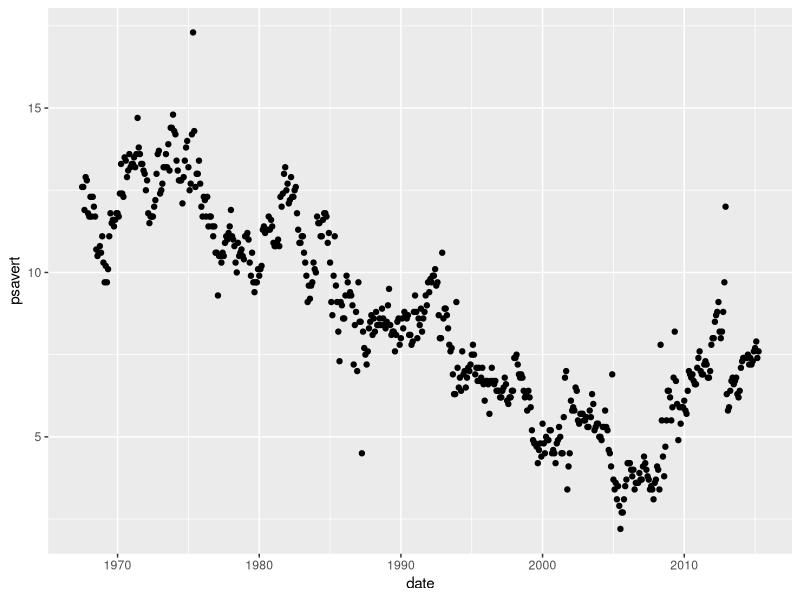
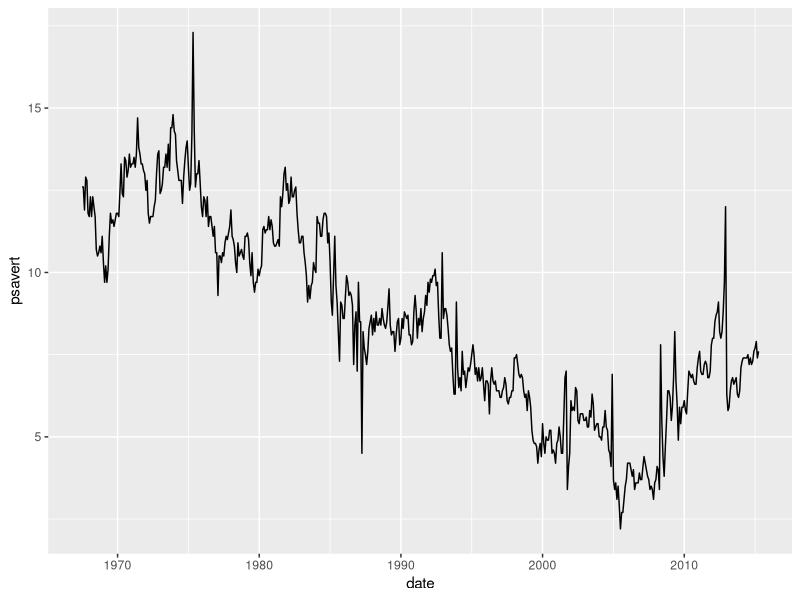
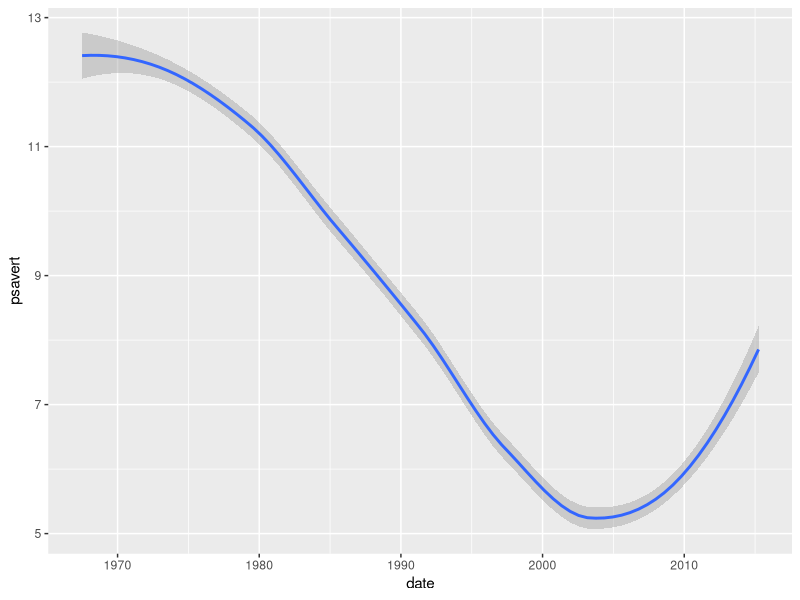
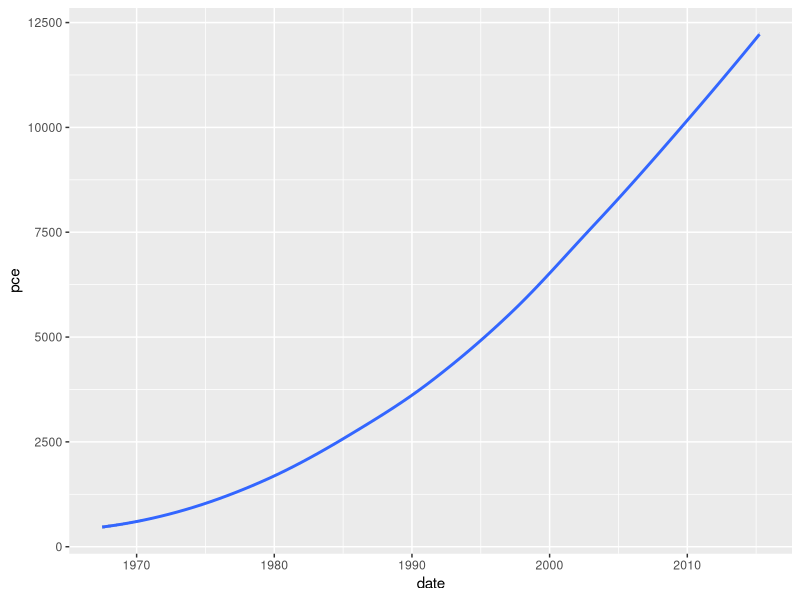
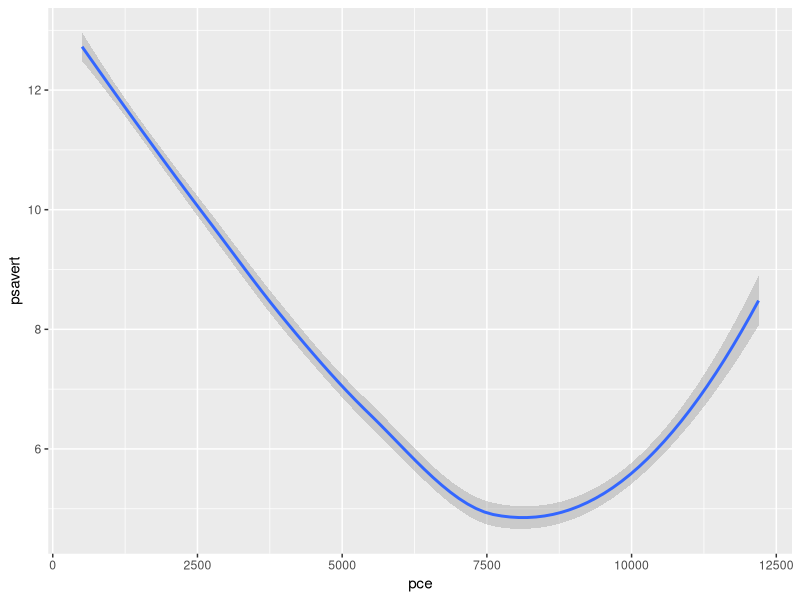
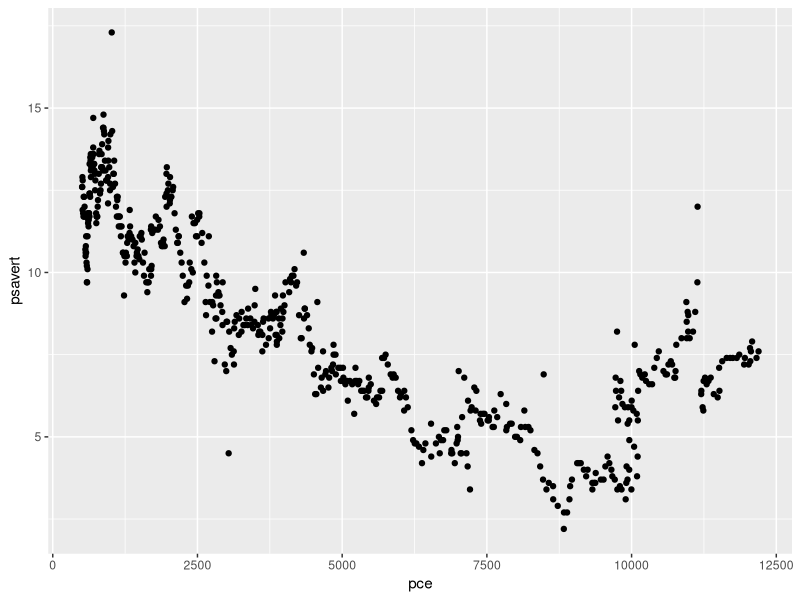
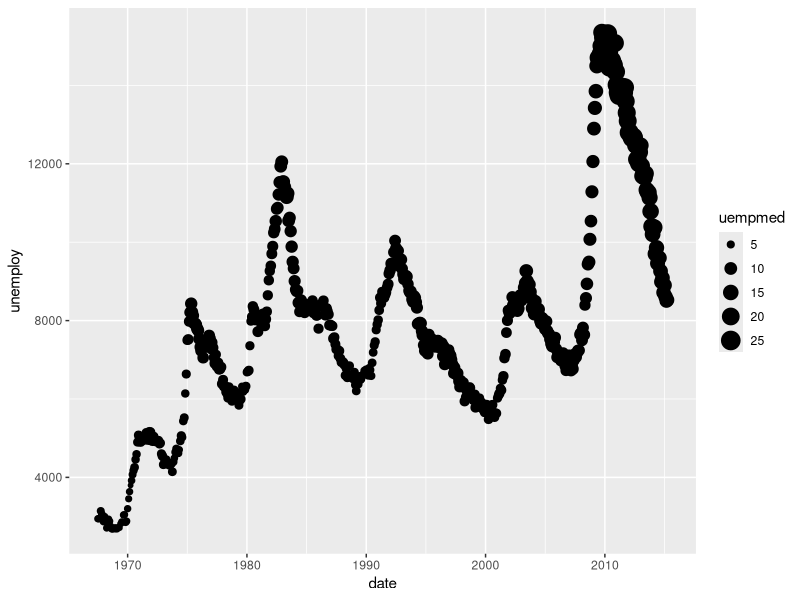
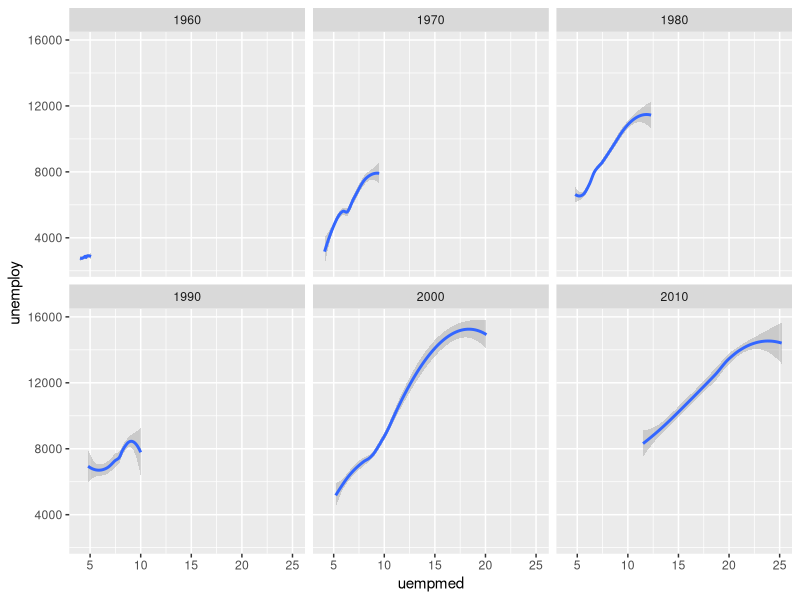

Write the R code that produced these figures, in order. (Note: this script raises an error after producing the figures.)
library(ggplot2)

View(economics)

str(economics)

# psavert - personal savings rate
ggplot(data = economics) + 
  geom_point(mapping = aes(x = date, y = psavert))

ggplot(data = economics) + 
  geom_line(mapping = aes(x = date, y = psavert))

ggplot(data = economics) + 
  geom_smooth(mapping = aes(x = date, y = psavert))

# pce - personal consumption expenditures, in billions of dollars
ggplot(data = economics) + 
  geom_smooth(mapping = aes(x = date, y = pce))

ggplot(data = economics) + 
  geom_smooth(mapping = aes(x = pce, y = psavert))

ggplot(data = economics) + 
  geom_point(mapping = aes(x = pce, y = psavert))


# three vars on one plot
ggplot(data = economics) + 
  geom_point(mapping = aes(x = date, y =unemploy, size = uempmed)) 

# install.packages("lubridate")
library(lubridate)

# economics$date

# year(economics$date)

my_economics <- economics
my_economics$decade <- year(economics$date) %/% 10 * 10

# class(my_economics$decade) 

my_economics$decade <- as.factor(my_economics$decade)

# class(my_economics$decade)

# facet
ggplot(data = my_economics) + 
  geom_smooth(mapping = aes(x = uempmed, y = unemploy)) +
  facet_wrap(~ decade)

# draw a separate object for each unique value of decade
ggplot(data = my_economics) + 
  geom_smooth(mapping = aes(x = uempmed, y = unemploy, color = decade)) +
  
# plot a histogram for unemploy for each decade
ggplot(my_economics, aes(unemploy)) +
  geom_histogram() +
  facet_wrap(~ decade)
  
# plot geom_boxplot and stat_summary for unemploy for each decade 
ggplot(my_economics, aes(decade, unemploy)) + 
  geom_boxplot()
  

ggplot(data = my_economics) + 
  stat_summary(
    mapping = aes(x = decade, y = unemploy),
    fun.ymin = min,
    fun.ymax = max,
    fun.y = median
  )


